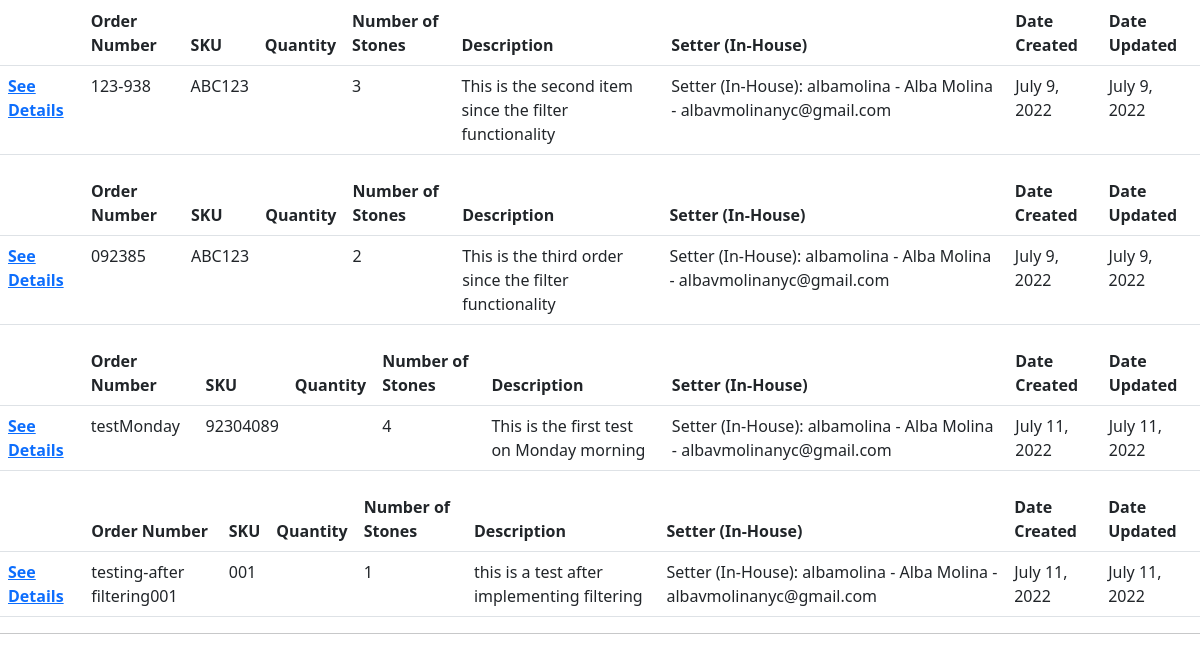
/ (lower part), run on an earlier commit of the app's database.
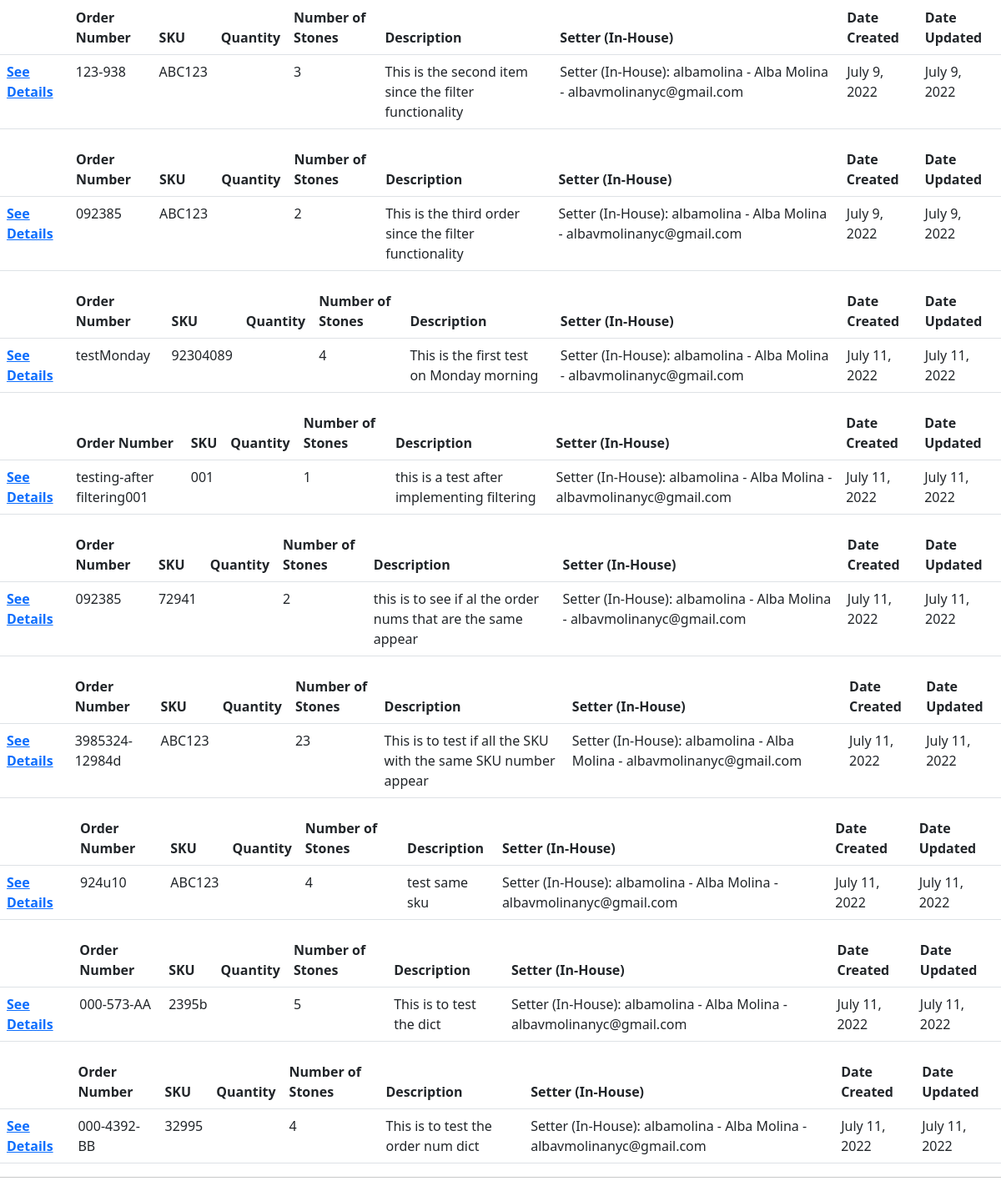
And on a later commit of the database.
### thetracker/models.py (models this page shows, shortened)
class Job(models.Model):
    order_num = models.CharField(max_length=275)
    SKU = models.CharField(max_length=275)
    num_items = models.IntegerField()
    num_stones = models.IntegerField()
    description_text = models.TextField()
    setter_name = models.ForeignKey(User, on_delete=models.PROTECT)
    created = models.DateField(auto_now_add=True)
    updated = models.DateField(auto_now=True)

### thetracker/views.py (the view)
# urls.py: path('', HomeView.as_view(), name='home'),
class HomeView(ListView):
    model = Job
    filter = JobFilter
    template_name = 'home.html'
    def get_context_data(self, **kwargs):
        context = super().get_context_data(**kwargs)
        context['filter'] = JobFilter(self.request.GET, queryset=self.get_queryset())
        return context

### thetracker/templates/home.html (shortened to what this page needs)
{% extends 'base.html' %} {% block content %}
{% for job in filter.qs %}
<div class=".table-responsive{-sm|-md|-lg|-xl|-xxl}">
  <table class="table">
    <thead>
      <tr>
        <th scope="col"></th>
        <th scope="col">Order Number</th>
        <th scope="col">SKU</th>
        <th scope="col">Quantity</th>
        <th scope="col">Number of Stones</th>
        <th scope="col">Description</th>
        <th scope="col">Setter (In-House)</th>
        <th scope="col">Date Created</th>
        <th scope="col">Date Updated</th>
      </tr>
    </thead>
    <tbody>
      <tr>
        <th scope="row"> <a href="{% url 'job-detail' job.pk %}"> See Details</a> </th>
        <td>{{ job.order_num }}</td>
        <td>{{ job.SKU }}</td>
        <td>{{ job.num_item }}</td>
        <td>{{ job.num_stones }}</td>
        <td>{{ job.description_text }}</td>
        <td>Setter (In-House): {{ job.setter_name }} - {{ job.setter_name.first_name }}
          {{ job.setter_name.last_name }}
          - {{ job.setter_name.email }}</td>
        <td>{{ job.created }}</td>
        <td>{{ job.updated }}</td>
      </tr>
    </tbody>
  </table>
</div>
{% endfor %}
<hr />
{% endblock %}

What changed in the data, as far as the page shows it:
added Job: order_num "092385", SKU "72941", num_stones "2", description_text "this is to see if al the order nums that are the same appear", setter_name "albamolina", setter_name.first_name "Alba", setter_name.last_name "Molina", setter_name.email "albavmolinanyc@gmail.com", created "July 11, 2022", updated "July 11, 2022"
added Job: order_num "3985324-12984d", SKU "ABC123", num_stones "23", description_text "This is to test if all the SKU with the same SKU number appear", setter_name "albamolina", setter_name.first_name "Alba", setter_name.last_name "Molina", setter_name.email "albavmolinanyc@gmail.com", created "July 11, 2022", updated "July 11, 2022"
added Job: order_num "924u10", SKU "ABC123", num_stones "4", description_text "test same sku", setter_name "albamolina", setter_name.first_name "Alba", setter_name.last_name "Molina", setter_name.email "albavmolinanyc@gmail.com", created "July 11, 2022", updated "July 11, 2022"
added Job: order_num "000-573-AA", SKU "2395b", num_stones "5", description_text "This is to test the dict", setter_name "albamolina", setter_name.first_name "Alba", setter_name.last_name "Molina", setter_name.email "albavmolinanyc@gmail.com", created "July 11, 2022", updated "July 11, 2022"
added Job: order_num "000-4392-BB", SKU "32995", num_stones "4", description_text "This is to test the order num dict", setter_name "albamolina", setter_name.first_name "Alba", setter_name.last_name "Molina", setter_name.email "albavmolinanyc@gmail.com", created "July 11, 2022", updated "July 11, 2022"
